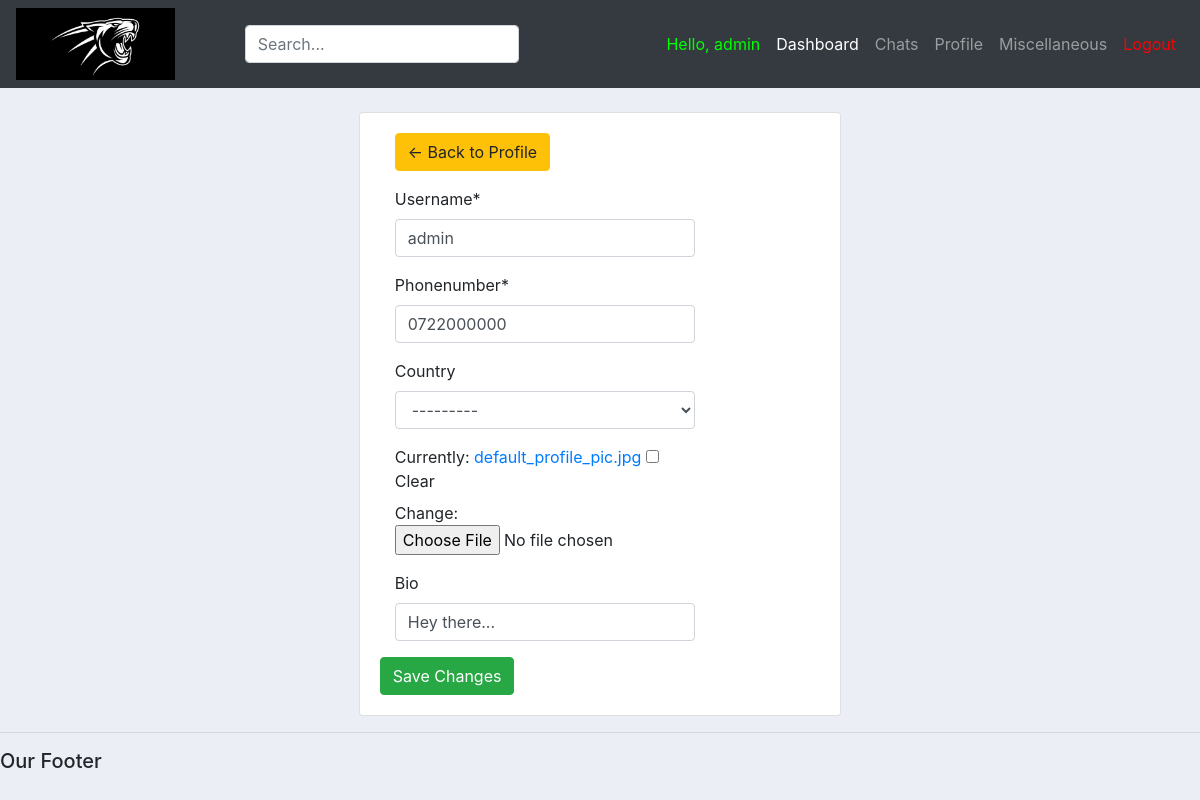
Before: /MyProfile/ (signed in) with the older database file.
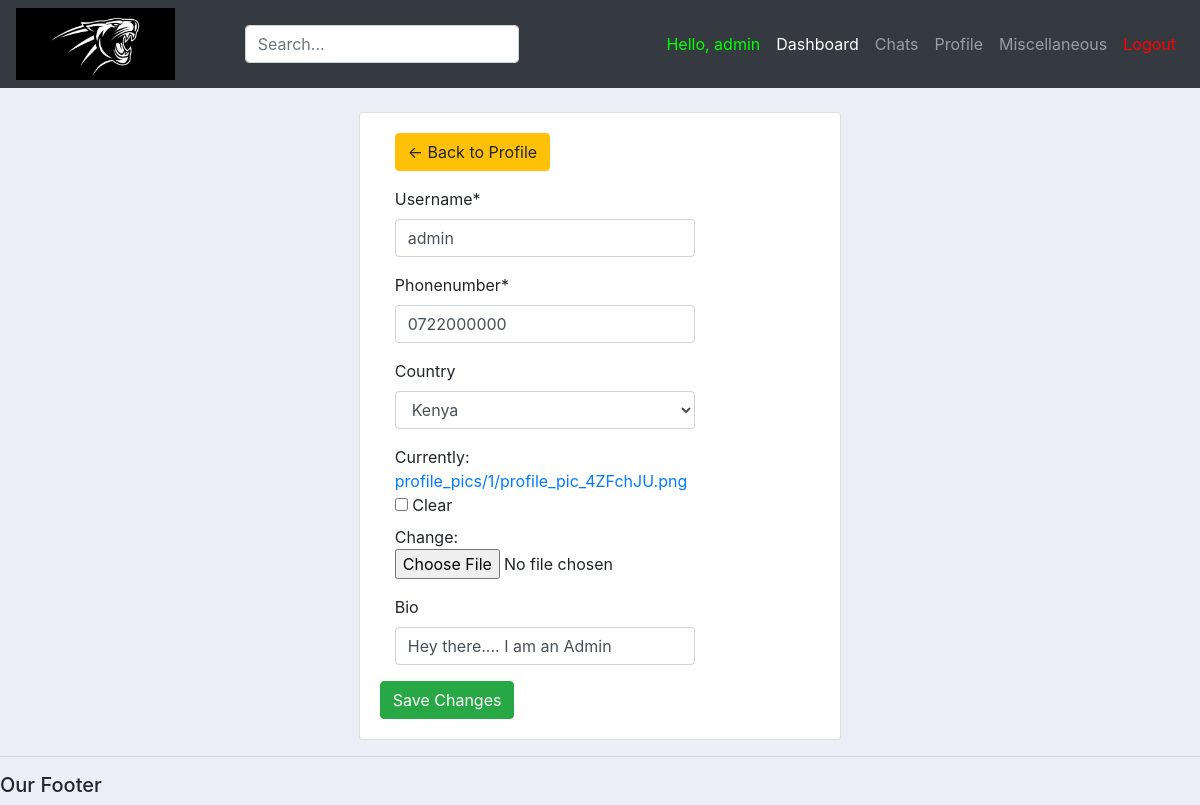
After: the same page with the newer database file.
### App1/models.py (models this page shows, shortened)
class user(AbstractBaseUser):
	alphanumeric = RegexValidator(r'^[A-Za-z0-9_.]*$', 'Only Letters, Numbers, Underscores and Periods are allowed!')
	phonenumber = RegexValidator(r'^[0-9]{10,12}$', 'Only Numerical characters are allowed! (Must be 10-12Digits)')
	username		= models.CharField(max_length=30, unique=True, validators=[alphanumeric])
	email 			= models.EmailField(verbose_name="email", max_length=60, unique=True)
	phonenumber 	= models.CharField(max_length=30, unique=True, validators=[phonenumber])
	country 		= models.ForeignKey(Country, on_delete=models.SET_NULL, blank=True, null=True)
	university 		= models.ForeignKey(University, on_delete=models.SET_NULL, null=True)
	course			= models.ForeignKey(Course, on_delete=models.SET_NULL, blank=True, null=True)
	profile_pic 	= models.ImageField(null=True, blank=True, default=get_default_profile_image, upload_to=get_profile_image_filepath)
	bio 			= models.CharField(max_length=40, default="Hey there...", blank=True, null=True)
	date_joined 	= models.DateTimeField(verbose_name='date joined', auto_now_add=True)
	last_login		= models.DateTimeField(verbose_name='last login', auto_now=True)
	hide_email		= models.BooleanField(default=True)
	hide_phonenumber= models.BooleanField(default=True)
	is_active 		= models.BooleanField(default=True)
	is_admin 		= models.BooleanField(default=False)
	is_verified  	= models.BooleanField(default=False)
	is_staff 		= models.BooleanField(default=False)
	is_superuser 	= models.BooleanField(default=False)
	USERNAME_FIELD = 'username'
	REQUIRED_FIELDS = ['email']
	objects = MyAccountManager()

### App1/views.py (the view)
# urls.py: path('MyProfile/', views.my_profile, name='my_profile'),
@login_required(login_url='login') # only allows users who are logged in with correct credentials
def my_profile(request):
	user = request.user
	user_id = request.user.id
	form = update_user_profile(instance=user)
	if request.method == 'POST':
		form = update_user_profile(request.POST, request.FILES,instance=user)
		if form.is_valid:
			form.save()
			return redirect('my_profile')
	context = {'form':form}
	return render(request, 'App1/my_profile.html', context)

### App1/forms.py
class update_user_profile(forms.ModelForm):
	class Meta:
		model = user
		fields = ['username', 'phonenumber', 'country', 'profile_pic', 'bio']
		exclude = ['email', 'university', 'course', 'password1', 'password2']

### App1/models.py (called while the page is built)
    def __str__(self):
        return self.name

### App1/templates/App1/my_profile.html (shortened to what this page needs)
{%  extends 'App1/main.html' %}
{% load static %}
{% block content %}
{% load crispy_forms_tags %}
<br>
<div class="row justify-content-center">
	<div class="col-md-5">
		<div class="card card-body">
			<form method="POST" action="" enctype="multipart/form-data">
              <div class="form-group">
                <div class="col-lg-9">
                  <a class="btn btn-warning" href="{% url 'view' request.user.id %}"> &#8592; Back to Profile</a>
                </div>
              </div>
				      <div class="form-group">
            		<div class="col-lg-9">
              			{{form.username|as_crispy_field }}
            		</div>
          		</div>
              <div class="form-group">
                <div class="col-lg-9">
                    {{form.phonenumber|as_crispy_field }}
                </div>
              </div>
              <div class="form-group">
                <div class="col-lg-9">
                    {{form.country|as_crispy_field }}
                </div>
              </div>
              <div class="form-group">
                <div class="col-lg-9">
                    {{form.profile_pic}}
                </div>
              </div>
              <div class="form-group">
                <div class="col-lg-9">
                    {{form.bio |as_crispy_field}}
                </div>
              </div>
			<input class="btn btn-success" type="submit" name="Update Information" value="Save Changes">
			</form>
		</div>
	</div>
</div>
{% endblock %}

### App1/templates/App1/navbar.html (shortened to what this page needs)
{% load static %}
<nav class="navbar navbar-expand-lg navbar-dark bg-dark">
    <img src="{% static '/images/lionking.png'%}" id="logo" >
    <link rel="stylesheet" href="{% static '/css/main.css' %}">
    <div class="collapse navbar-collapse" id="navbarNav">
      <ul class="navbar-nav mr-auto ml-auto">
        <form class="search-bar justify-content-start">
            <input type="text" class="form-control" name="q" id="id_q_large" placeholder="Search...">
        </form>
      </ul>
      <ul class="navbar-nav ml-auto">
        {% if request.user.is_authenticated %}
        <li class="nav-item">
          <a class="nav-link" style="color: #00ff00;">Hello, {{request.user.username}}</a>
        </li>
        <li class="nav-item active">
          <a class="nav-link" href="{% url 'home' %}">Dashboard</a>
        </li>
        <li class="nav-item">
          <a class="nav-link" href="#">Chats</a>
        </li>
        <li class="nav-item">
          <a class="nav-link" href="{% url 'view' request.user.id %}">Profile</a>
        </li>
        {% if request.user.is_admin %}
        <li class="nav-item">
          <a class="nav-link" href="#">Miscellaneous</a>
        </li>
        {% endif %}
        <li class="nav-item">
          <a class="nav-link" href="{% url 'logout' %}" style="color: #ff0000;">Logout</a>
        </li>
      </ul>
        {% endif %}
    </div>
  </nav>

Changed rows visible on the page:
changed user "admin": country "---------" → "Kenya"; bio "Hey there..." → "Hey there.... I am an Admin"
Other visible differences:
text no longer shown: "Currently: default_profile_pic.jpg Clear Change:"
text now shown: "Currently: profile_pics/1/profile_pic_4ZFchJU.png Clear Change:"
